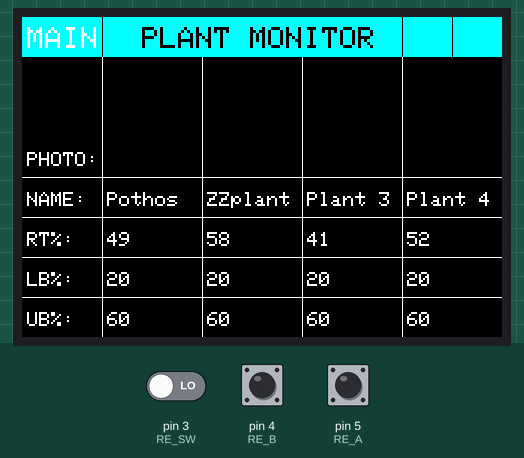
The sketch below on a simulated Arduino Uno, built with avr-gcc and run on an emulated ATmega328P. Parts: 480×320 colour display. The test bench sets the inputs (shaded band); at power-on: pin 4 (RE_B) LOW, pin 5 (RE_A) HIGH, pin 3 (RE_SW) LOW.

Above: at 1.5 s.
1.6 s: pin 4 (RE_B) pulsed HIGH 5 times (0.12 s each, 0.3 s apart)
At 4.2 s:
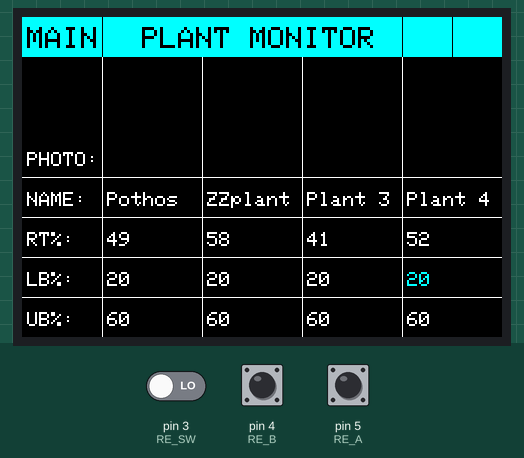
4.6 s: pin 5 (RE_A) pulsed LOW 5 times (0.12 s each, 0.3 s apart)
At 5.79 s:
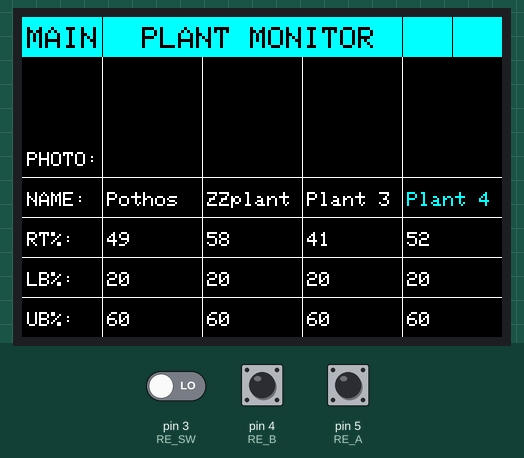
At 6.8 s:
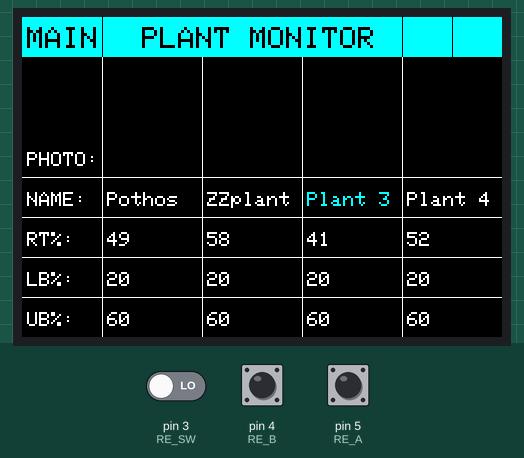
Timing chart, 0 to 8.3 s (numbered marks = the images above; inputs shaded):
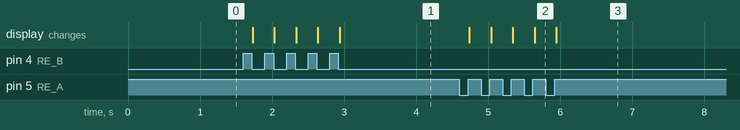

The sketch:

GUIDevelopment.ino
```cpp
#include <SPI.h>
#include "Adafruit_GFX.h"
#include "Adafruit_HX8357.h"

#define TFT_CS 10
#define TFT_DC 9

Adafruit_HX8357 tft = Adafruit_HX8357(TFT_CS, TFT_DC);

// Data structure used for a plant
struct Plant {
  uint8_t snsrPin;
  uint8_t mosfet;
  uint8_t percentage;
  uint8_t thresholdLB;
  uint8_t thresholdUB;
  bool waterNeeded;
};

// Variables that store the Lowerbound % of each plant
// See this resource for details: https://eos.com/blog/soil-moisture/
uint8_t LB0 = 20;
uint8_t LB1 = 20;
uint8_t LB2 = 20;
uint8_t LB3 = 20;
// Variables that store the upperbound % of each plant
uint8_t UB0 = 60;
uint8_t UB1 = 60;
uint8_t UB2 = 60;
uint8_t UB3 = 60;
// Capacitive Moisture Sensors
#define snsr0 1 << PC0
#define snsr1 1 << PC1
#define snsr2 1 << PC2
#define snsr3 1 << PC3
// MOSFETs connected to HC595
#define fet0 1 << 0  // 0001
#define fet1 1 << 1  // 0010
#define fet2 1 << 2  // 0100
#define fet3 1 << 3  // 1000

Plant pothos = { snsr0, fet0, 49, LB0, UB0, false };
Plant zzPlant = { snsr1, fet1, 58, LB1, UB1, false };
Plant plant3 = { snsr2, fet2, 41, LB2, UB2, false };
Plant plant4 = { snsr3, fet3, 52, LB3, UB3, false };

#define chartOrgX 80
#define chart1OrgY 160
#define chart2OrgY 200
#define chart3OrgY 240
#define menuOrgY 120
#define nRows 3
#define nCols 4
#define cellWidth 100
#define cellHeight 40

uint8_t selRow = 0;
uint8_t selCol = 0;
uint8_t selSection = 0;

const char* menuArray[5] = {
  "PHOTO:",
  "NAME:",
  "RT%:",
  "LB%:",
  "UB%:"
};

const char* cellTextArray[4] = {
  "Pothos",
  "ZZplant",
  "Plant 3",
  "Plant 4"
};

uint8_t cellDataArray[nRows][nCols] = {
  { pothos.percentage, zzPlant.percentage, plant3.percentage, plant4.percentage },
  { LB0, LB1, LB2, LB3 },
  { UB0, UB1, UB2, UB3 }
};

// Rotary Encoder
#define RE_A 1 << PD5
uint8_t prevA = (PIND & RE_A) ? 1:0;
#define RE_B 1 << PD4
uint8_t prevB = (PIND & RE_B) ? 1:0;
#define RE_SW 1 << PD3
volatile bool REPress = false;

void configureInterrupts() {
  // Rotary encoder
  DDRD &= ~(RE_A | RE_B | RE_SW);
  // PCICR |= (1 << PCIE2);
  // PCMSK2 |= (1 << PCINT20) | (1 << PCINT21);
  EIMSK |= (1 << INT1);   // Rotary encoder's integrated PBNO
  EICRA |= (1 << ISC10);  // falling edge
  sei();
}

void GUIInit(uint16_t colour1, uint16_t colour2) {
  tft.fillScreen(HX8357_BLACK);
  // Top Menu Bar
  tft.fillRect(0, 0, 480, 40, colour1);
  tft.drawFastVLine(80, 0, 40, colour2);
  tft.drawFastVLine(380, 0, 40, colour2);
  tft.drawFastVLine(430, 0, 40, colour2);

  // Grid
  for (uint8_t i = 0; i < 4; i++) {
    tft.drawFastVLine(80 + 100 * i, 40, 280, HX8357_WHITE);
  }
  for (uint8_t i = 0; i < 4; i++) {
    tft.drawFastHLine(0, 160 + 40 * i, 480, HX8357_WHITE);
  }
  // Menu Titles
  for (uint8_t row = 0; row < 5; row++) {
    uint16_t cellOrgY = row * cellHeight + menuOrgY;
    tft.setTextColor(HX8357_WHITE);
    tft.setTextSize(2);
    displayText(5, cellOrgY + 15, menuArray[row]);
  }
}

void textUpdate() {
  if (selSection == 0 && selCol == 0) {
    tft.setTextSize(3);
    tft.setTextColor(HX8357_WHITE);
    displayText(5, 10, "MAIN");
    tft.setTextColor(HX8357_BLACK);
    displayText(120, 10, "PLANT MONITOR");
  } else if (selSection == 0 && selCol == 1) {
    tft.setTextSize(3);
    tft.setTextColor(HX8357_BLACK);
    displayText(5, 10, "MAIN");
    tft.setTextColor(HX8357_WHITE);
    displayText(120, 10, "PLANT MONITOR");
  } else {
    tft.setTextSize(3);
    tft.setTextColor(HX8357_BLACK);
    displayText(5, 10, "MAIN");
    tft.setTextColor(HX8357_BLACK);
    displayText(120, 10, "PLANT MONITOR");
  }

  for (uint8_t col = 0; col < 4; col++) {
    uint16_t cellOrgX = col * cellWidth + chartOrgX;
    if (selSection == 1 && col == selCol) {
      tft.setTextColor(HX8357_CYAN);
    } else {
      tft.setTextColor(HX8357_WHITE);
    }
    tft.setTextSize(2);
    displayText(cellOrgX + 5, chart1OrgY + 15, cellTextArray[col]);
  }

  for (uint8_t col = 0; col < 4; col++) {
    uint16_t cellOrgX = col * cellWidth + chartOrgX;
    tft.setTextColor(HX8357_WHITE);
    tft.setTextSize(2);
    displayText(cellOrgX + 5, chart2OrgY + 15, cellDataArray[0][col]);
  }

  for (uint8_t row = 0; row < 2; row++) {
    for (uint8_t col = 0; col < 4; col++) {
      uint16_t cellOrgX = col * cellWidth + chartOrgX;
      uint16_t cellOrgY = row * cellHeight + chart3OrgY;

      if (selSection == 2 && row == selRow && col == selCol) {
        tft.setTextColor(HX8357_CYAN);
      } else {
        tft.setTextColor(HX8357_WHITE);
      }
      tft.setTextSize(2);
      displayText(cellOrgX + 5, cellOrgY + 15, cellDataArray[row + 1][col]);
    }
  }
}


void displayText(uint16_t x0, uint16_t y0, const char* text) {
  tft.setCursor(x0, y0);  // Set the cursor position
  tft.print(text);        // Print the text from RAM
}

void displayText(uint16_t x0, uint16_t y0, uint8_t value) {
  tft.setCursor(x0, y0);
  tft.print(value);
}

void REStuff() {
  uint8_t currentA = (PIND & RE_A) ? 1 : 0;
  uint8_t currentB = (PIND & RE_B) ? 1 : 0;
  if (currentA != prevA || currentB != prevB) {
    if (currentA == 0 && currentB == 1) {
      selCol++;
      if (selSection == 0 && selCol > 1) {
        selCol = 0;
        selSection++;
      } else if (selSection == 1 && selCol > 3) {
        selCol = 0;
        selSection++;
      } else if (selSection == 2 && selCol > 3 && selRow == 0) {
        selCol = 0;
        selRow++;
      } else if (selSection == 2 && selCol > 3 && selRow == 1) {
        selCol = 0;
        selRow = 0;
        selSection = 0;
      }
    } else if (currentA == 1 && currentB == 0) {
      selCol--;
      if (selSection == 0 && selCol == 255) {
        selCol = 3;
        selRow = 1;
        selSection = 2;
      } else if (selSection == 1 && selCol == 255) {
        selCol = 1;
        selSection--;
      } else if (selSection == 2 && selCol == 255 && selRow == 0) {
        selCol = 3;
        selSection--;
      } else if (selSection == 2 && selCol == 255 && selRow == 1) {
        selCol = 3;
        selRow--;
      }
    }
  }
  prevA = currentA;
  prevB = currentB;
}
ISR(INT1_vect) {
  REPress = true;
}


void setup() {
  tft.begin();
  tft.setRotation(3);
  GUIInit(HX8357_CYAN, HX8357_BLACK);
  configureInterrupts();
}

void loop() {
  REStuff();
  textUpdate();
}
```

Measured:
- after the input at 1.6 s, the display: first changes after 0.13 s (image 1 shows a later state)
- after the input at 4.6 s, the display: first changes after 0.14 s (image 2 shows a later state)
